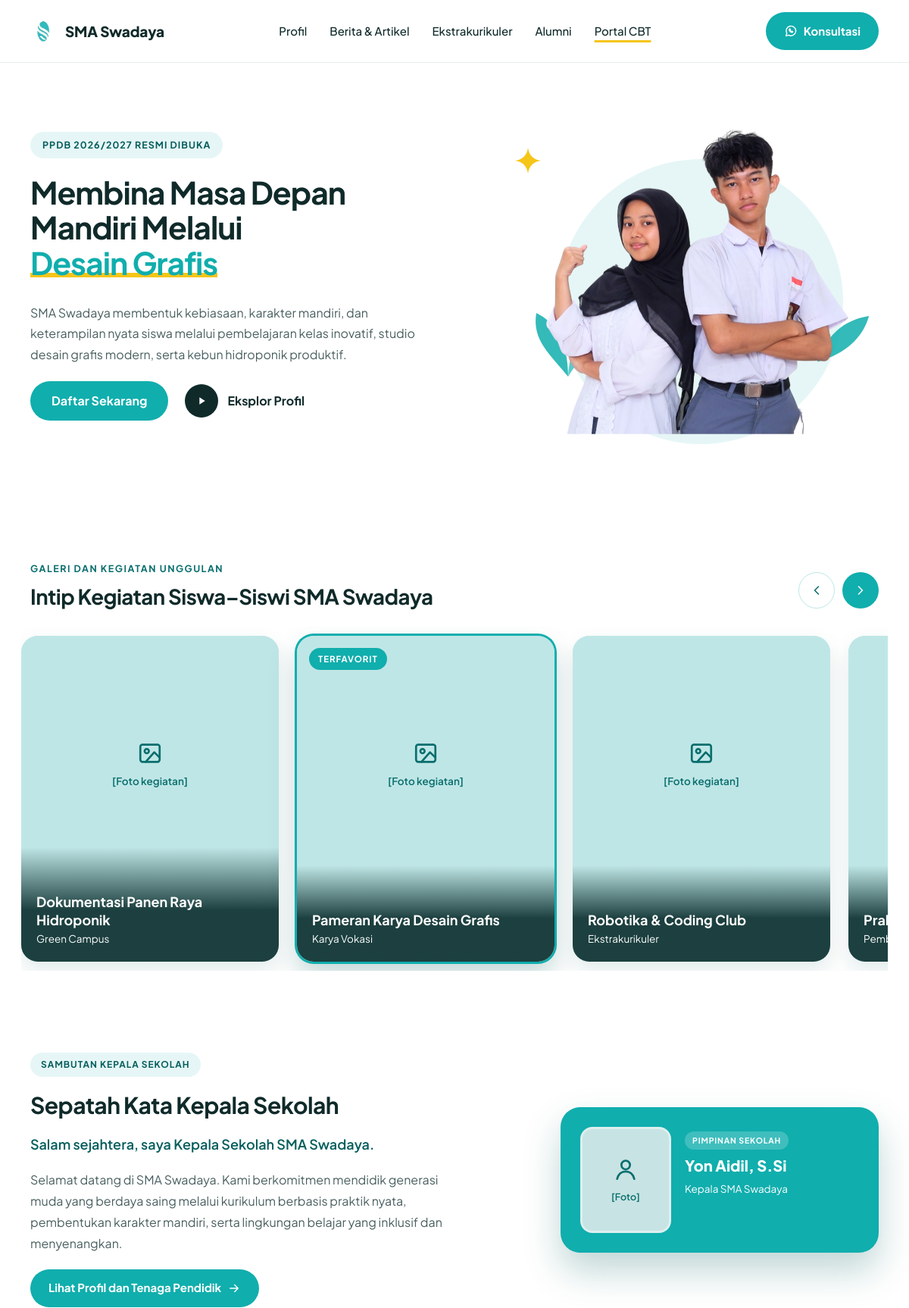
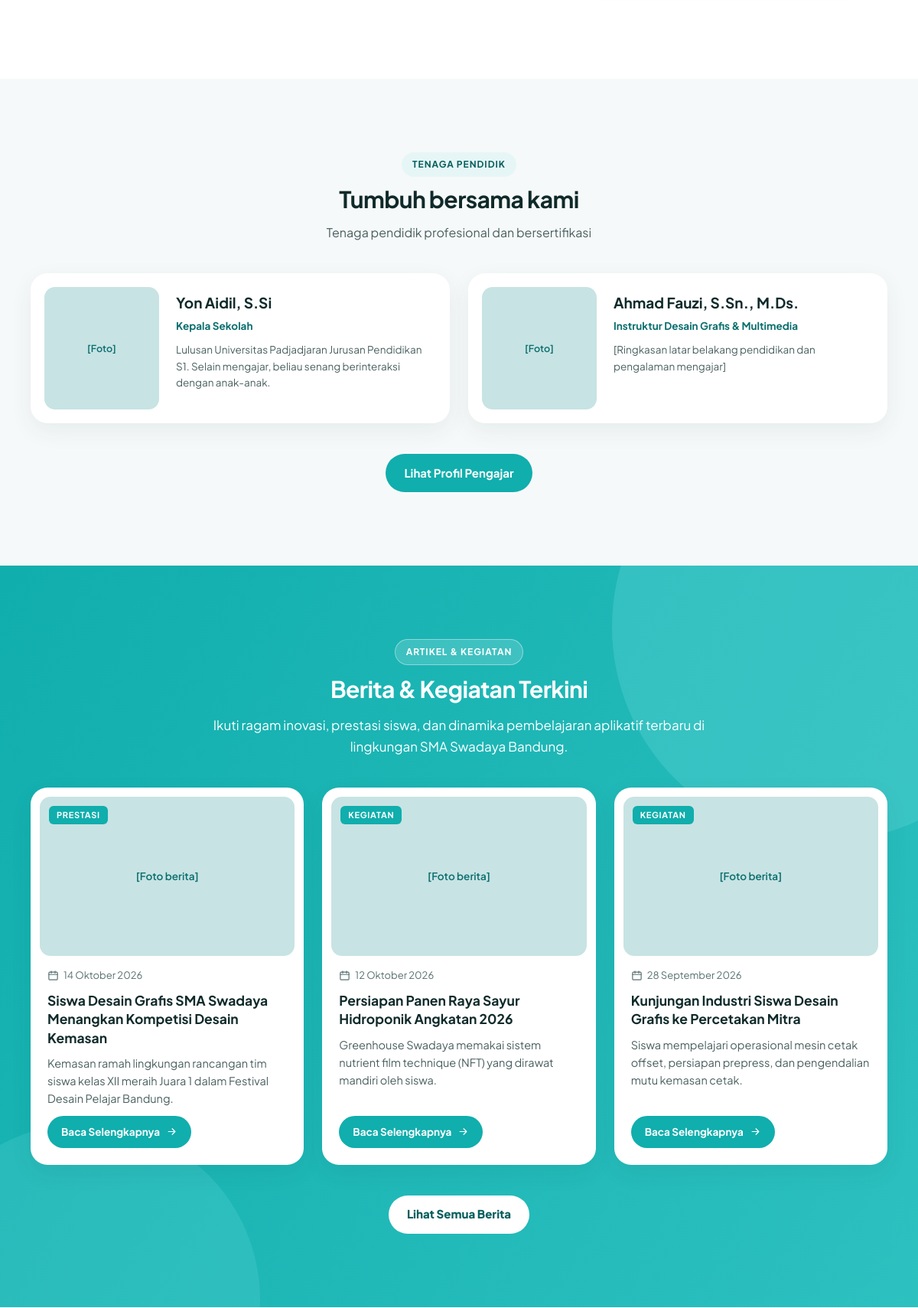
The page / (upper part) on the database its author committed (2 pictures, top to bottom).
### tables this page shows
CREATE TABLE IF NOT EXISTS `artikel` (
    `id` INT UNSIGNED AUTO_INCREMENT PRIMARY KEY,
    `judul` VARCHAR(200) NOT NULL,
    `slug` VARCHAR(220) NOT NULL UNIQUE,
    `ringkasan` VARCHAR(350) NOT NULL,
    `isi` LONGTEXT NOT NULL,
    `gambar_sampul` VARCHAR(255) NULL DEFAULT NULL,
    `alt_gambar` VARCHAR(200) NULL DEFAULT NULL,
    `kategori_id` INT UNSIGNED NOT NULL,
    `status` ENUM('draf', 'terbit', 'terjadwal', 'tersembunyi') NOT NULL DEFAULT 'draf',
    `published_at` DATETIME NULL DEFAULT NULL,
    `penulis` VARCHAR(100) NOT NULL DEFAULT 'Admin',
    `meta_description` VARCHAR(200) NULL DEFAULT NULL,
    `menit_baca` INT UNSIGNED NOT NULL DEFAULT 3,
    `created_at` DATETIME NOT NULL DEFAULT CURRENT_TIMESTAMP,
    `updated_at` DATETIME NOT NULL DEFAULT CURRENT_TIMESTAMP ON UPDATE CURRENT_TIMESTAMP,
    INDEX `idx_artikel_status_pub` (`status`, `published_at`),
    INDEX `idx_artikel_kategori` (`kategori_id`),
    CONSTRAINT `fk_artikel_kategori` FOREIGN KEY (`kategori_id`) REFERENCES `kategori` (`id`) ON DELETE RESTRICT
);

### app/Controllers/PublicController.php (called while the page is built, shortened)
<?php
class PublicController
{
    public function baseKonten(): array
    {
        $raw = ContentRepository::allKonten();
        $konten = [];
        foreach ($raw as $kunci => $item) {
            $konten[$kunci] = $item['data'] ?? [];
        }
        $kontak = $konten['data_kontak'] ?? [];
        $waNomor = preg_replace('/\D+/', '', (string) ($kontak['whatsapp_nomor'] ?? ''));
        $kontak['whatsapp_link'] = 'https://wa.me/' . $waNomor . '?text=' . rawurlencode('Halo Admin SMA Swadaya, saya ingin bertanya tentang PPDB.');
        $konten['kontak'] = $kontak;
        $banner = $konten['beranda_banner'] ?? [];
        $banner['batas_waktu'] = $banner['batas_tanggal'] ?? '';
        $konten['info_pendaftaran'] = $banner;
        return $konten;
    }
    private function seo(array $konten, string $key, string $fallback): string
    {
        return (string) (($konten['data_seo'][$key] ?? '') ?: $fallback);
    }
    public function beranda(): void
    {
        $konten = $this->baseKonten();
        $tim = $konten['data_tim_testimoni']['tim'] ?? [];
        View::render('public/beranda', [
            'pageTitle' => $this->seo($konten, 'beranda_title', 'SMA Swadaya Bandung'),
            'metaDesc' => $this->seo($konten, 'beranda_desc', 'SMA Swadaya Bandung. Info sekolah, kegiatan, dan PPDB online.'),
            'canonicalUrl' => Helpers::fullUrl('/'),
            'activeMenu' => 'beranda',
            'konten' => $konten,
            'kontak' => $konten['kontak'],
            'hero' => $konten['beranda_hero'] ?? [],
            'galeri' => $konten['beranda_galeri']['items'] ?? [],
            'sambutan' => $konten['profil_sambutan'] ?? [],
            'guruBeranda' => array_values(array_filter($tim, static fn($g) => !empty($g['tampil_beranda']))),
            'latestArticles' => ContentRepository::getLatestArticles(3),
            'alumni' => ContentRepository::getApprovedAlumni(3),
        ]);
    }
}

### app/Core/ContentRepository.php (called while the page is built, shortened)
<?php
class ContentRepository
{
    public static function getLatestArticles(int $limit = 3): array
    {
        $pdo = Database::connection();
        $sql = "SELECT a.*, k.nama AS kategori_nama, k.slug AS kategori_slug
                FROM artikel a
                JOIN kategori k ON k.id = a.kategori_id
                WHERE a.status = 'terbit'
                ORDER BY a.published_at DESC, a.id DESC
                LIMIT " . (int) $limit;
        $stmt = $pdo->query($sql);
        return $stmt ? $stmt->fetchAll() : [];
    }
}

### app/Views/partials/berita-card.php (the view, shortened to what this page needs)
<?php
$href = '/berita/' . $a['slug'];
?>
<article class="card card-lift<?= !empty($flat) ? ' card--flat' : '' ?>">
  <?= View::partial('partials/foto', [
      'src' => $a['gambar_sampul'] ?? '',
      'alt' => ($a['alt_gambar'] ?? '') ?: $a['judul'],
      'label' => '[Foto berita]',
      'ikon' => '',
      'class' => 'card__media',
      'slot' => '<span class="badge">' . Helpers::e($a['kategori_nama'] ?? 'Berita') . '</span>',
  ]) ?>
  <div class="card__body">
    <span class="card__date"><?= Helpers::icon('calendar', 15) ?><?= Helpers::e(Helpers::tanggalPanjang($a['published_at'] ?? '')) ?></span>
    <h3 class="card__title"><a href="<?= Helpers::e($href) ?>"><?= Helpers::e($a['judul']) ?></a></h3>
    <p class="card__text"><?= Helpers::e($a['ringkasan'] ?? '') ?></p>
    <a class="btn btn--soft btn--sm card__more" href="<?= Helpers::e($href) ?>" aria-label="Baca selengkapnya: <?= Helpers::e($a['judul']) ?>">Baca Selengkapnya<?= Helpers::icon('arrow', 15) ?></a>
  </div>
</article>

### app/Views/public/beranda.php (shortened to what this page needs)
<?php
$tahunAjaran = $konten['beranda_banner']['tahun_ajaran'] ?? '';
$ppdbAktif = !isset($konten['beranda_banner']['aktif']) || !empty($konten['beranda_banner']['aktif']);
$kata = array_values(array_filter(array_map('trim', explode(',', (string) ($hero['kata_berganti'] ?? '')))));
$heroFoto = ($hero['foto'] ?? '') ?: '/assets/img/hero-siswa.png';
?>
<section class="home-hero">
  <div class="wrap home-hero__inner">
    <div class="home-hero__text">
      <?php if ($ppdbAktif && $tahunAjaran !== ''): ?>
        <span class="ppdb-badge rise" style="animation-delay: .1s">PPDB <?= Helpers::e($tahunAjaran) ?> Resmi Dibuka</span>
      <?php endif; ?>
      <h1 class="rise" style="animation-delay: .2s"><?= Helpers::e($hero['judul'] ?? '') ?>
        <?php if ($kata): ?>
          <span class="words" data-words>
            <?php foreach ($kata as $i => $k): ?>
              <span class="word<?= $i === 0 ? ' is-on' : '' ?>"<?= $i === 0 ? '' : ' aria-hidden="true"' ?>><?= Helpers::e($k) ?></span>
            <?php endforeach; ?>
          </span>
        <?php endif; ?>
      </h1>
      <p class="hero__sub rise" style="animation-delay: .35s"><?= Helpers::e($hero['subjudul'] ?? '') ?></p>
      <div class="btn-row rise" style="animation-delay: .5s; align-items: center; gap: 22px">
        <a class="btn btn--primary btn--lg btn-lift" href="/pendaftaran"><?= Helpers::e(($hero['tombol_utama'] ?? '') ?: 'Daftar Sekarang') ?></a>
        <a class="play-link" href="/profil"><span><svg width="16" height="16" viewBox="0 0 24 24" fill="currentColor" aria-hidden="true"><path d="M8 5v14l11-7z"/></svg></span><?= Helpers::e(($hero['tombol_kedua'] ?? '') ?: 'Eksplor Profil') ?></a>
      </div>
    </div>
    <div class="home-hero__art pop" style="animation-delay: .3s">
      <svg class="home-hero__star" aria-hidden="true" width="34" height="34" viewBox="0 0 24 24"><path d="M12 0c1 7 5 11 12 12-7 1-11 5-12 12-1-7-5-11-12-12 7-1 11-5 12-12z" fill="#F5C518"/></svg>
      <img class="bob" src="<?= Helpers::e($heroFoto) ?>" width="420" height="419" alt="<?= Helpers::e($hero['alt_foto'] ?? '') ?>" fetchpriority="high">
    </div>
  </div>
</section>
<?php if ($galeri): ?>
<section class="wrap section stack" aria-labelledby="judul-galeri" style="padding-top: 72px">
  <div class="head-row">
    <div class="head">
      <span class="eyebrow">Galeri dan kegiatan unggulan</span>
      <h2 id="judul-galeri" class="h2">Intip Kegiatan Siswa–Siswi SMA Swadaya</h2>
    </div>
    <div class="carousel-nav">
      <button type="button" data-carousel-prev aria-label="Kegiatan sebelumnya" disabled><?= Helpers::icon('chevron-left', 20) ?></button>
      <button type="button" data-carousel-next aria-label="Kegiatan berikutnya"><?= Helpers::icon('chevron-right', 20) ?></button>
    </div>
  </div>
  <div class="carousel" data-carousel tabindex="0" aria-label="Galeri kegiatan, geser untuk melihat lainnya">
    <div class="carousel__track">
      <?php foreach ($galeri as $g): ?>
        <article class="shade carousel__item card-lift<?= !empty($g['unggulan']) ? ' is-fav' : '' ?>">
          <?= View::partial('partials/foto', ['src' => $g['foto'] ?? '', 'alt' => $g['judul'] ?? '', 'label' => '[Foto kegiatan]']) ?>
          <?php if (!empty($g['unggulan'])): ?><span class="fav-label">TERFAVORIT</span><?php endif; ?>
          <div class="shade__cap">
            <div class="head" style="gap: 4px; min-width: 0">
              <h3><?= Helpers::e($g['judul'] ?? '') ?></h3>
              <span><?= Helpers::e($g['label'] ?? '') ?></span>
            </div>
          </div>
        </article>
      <?php endforeach; ?>
    </div>
  </div>
</section>
<?php endif; ?>
<section aria-labelledby="judul-sambutan">
  <div class="wrap section split" style="padding-top: 24px; padding-bottom: 104px; justify-content: space-between">
    <div class="head" style="gap: 20px; max-width: 560px">
      <span class="tag">Sambutan kepala sekolah</span>
      <h2 id="judul-sambutan" class="h2 h2--xl">Sepatah Kata Kepala Sekolah</h2>
      <?php if (!empty($sambutan['salam'])): ?><p class="salam"><?= Helpers::e($sambutan['salam']) ?></p><?php endif; ?>
      <p class="lead" style="line-height: 1.75"><?= Helpers::e($sambutan['isi_sambutan'] ?? '') ?></p>
      <a class="btn btn--primary btn-lift" style="align-self: flex-start" href="/profil#pendidik">Lihat Profil dan Tenaga Pendidik<?= Helpers::icon('arrow') ?></a>
    </div>
    <div class="sambutan-card card-lift">
      <div class="sambutan-card__top">
        <?= View::partial('partials/foto', [
            'src' => $sambutan['foto_ketua'] ?? '',
            'alt' => $sambutan['nama_ketua'] ?? 'Kepala sekolah',
            'label' => '[Foto]',
            'ikon' => 'user',
            'class' => 'teacher__photo',
        ]) ?>
        <div class="sambutan-card__info">
          <span class="sambutan-card__tag">Pimpinan sekolah</span>
          <strong><?= Helpers::e($sambutan['nama_ketua'] ?? '') ?></strong>
          <span><?= Helpers::e($sambutan['jabatan'] ?? 'Kepala Sekolah') ?></span>
        </div>
      </div>
    </div>
  </div>
</section>
<?php if ($guruBeranda): ?>
<section id="pendidik" class="bg-soft" aria-labelledby="judul-pendidik">
  <div class="wrap section stack" style="align-items: center; gap: 40px">
    <div class="head head--center" style="gap: 12px">
      <span class="tag" style="align-self: center">Tenaga pendidik</span>
      <h2 id="judul-pendidik" class="h2 h2--xl">Tumbuh bersama kami</h2>
      <p class="lead">Tenaga pendidik profesional dan bersertifikasi</p>
    </div>
    <div class="grid grid--2" style="width: 100%">
      <?php foreach ($guruBeranda as $g): ?>
        <article class="teacher card-lift">
          <?= View::partial('partials/foto', ['src' => $g['foto'] ?? '', 'alt' => $g['nama'] ?? '', 'label' => '[Foto]', 'ikon' => '', 'class' => 'teacher__photo']) ?>
          <div class="teacher__body">
            <h3><?= Helpers::e($g['nama'] ?? '') ?></h3>
            <span class="teacher__role"><?= Helpers::e($g['peran'] ?? '') ?></span>
            <?php if (!empty($g['ringkasan'])): ?><p><?= Helpers::e($g['ringkasan']) ?></p><?php endif; ?>
          </div>
        </article>
      <?php endforeach; ?>
    </div>
    <a class="btn btn--primary btn-lift" href="/profil#pendidik">Lihat Profil Pengajar</a>
  </div>
</section>
<?php endif; ?>
<section class="bg-accent" aria-labelledby="judul-berita">
  <span class="bg-accent__c1" aria-hidden="true"></span><span class="bg-accent__c2" aria-hidden="true"></span>
  <div class="wrap section stack" style="position: relative; align-items: center; gap: 40px">
    <div class="head head--center">
      <span class="tag tag--glass" style="align-self: center">Artikel &amp; Kegiatan</span>
      <h2 id="judul-berita" class="h2 h2--xl">Berita &amp; Kegiatan Terkini</h2>
      <p style="font-size: 17px; line-height: 1.65">Ikuti ragam inovasi, prestasi siswa, dan dinamika pembelajaran aplikatif terbaru di lingkungan SMA Swadaya Bandung.</p>
    </div>
    <?php if ($latestArticles): ?>
      <div class="grid" style="width: 100%; color: var(--ink)">
        <?php foreach ($latestArticles as $a): ?>
          <?= View::partial('partials/berita-card', ['a' => $a, 'flat' => true]) ?>
        <?php endforeach; ?>
      </div>
    <?php endif; ?>
    <a class="btn btn--white btn-lift" href="/berita">Lihat Semua Berita</a>
  </div>
</section>

### app/Core/Helpers.php (shortened to what this page needs)
<?php
class Helpers
{
    public static function e(?string $value): string
    {
        return htmlspecialchars((string) $value, ENT_QUOTES | ENT_SUBSTITUTE, 'UTF-8');
    }
    public static function tanggalPanjang(?string $datetime): string
    {
        $ts = $datetime ? strtotime($datetime) : false;
        $bulan = ['', 'Januari', 'Februari', 'Maret', 'April', 'Mei', 'Juni', 'Juli', 'Agustus', 'September', 'Oktober', 'November', 'Desember'];
        return date('j', $ts) . ' ' . $bulan[(int) date('n', $ts)] . ' ' . date('Y', $ts);
    }
    public static function icon(string $name, int $size = 18): string
    {
        static $paths = [
            'arrow' => '<path d="M5 12h14M13 6l6 6-6 6"/>',
            'arrow-left' => '<path d="M19 12H5M11 6l-6 6 6 6"/>',
            'chevron-left' => '<path d="M15 6l-6 6 6 6"/>',
            'chevron-right' => '<path d="M9 6l6 6-6 6"/>',
            'external' => '<path d="M7 17 17 7M8 7h9v9"/>',
            'wa' => '<path d="M3.5 20.5 5 16a8.5 8.5 0 1 1 3.2 3.1L3.5 20.5Z"/><path d="M9 9.5c.3 2 2.2 4.2 5.5 5l1-1.4-1.8-1-.9.8c-1-.4-1.9-1.3-2.3-2.3l.8-.9-1-1.8L9 9.5Z"/>',
            'calendar' => '<rect x="3" y="5" width="18" height="16" rx="2"/><path d="M16 3v4M8 3v4M3 10h18"/>',
            'image' => '<rect x="3" y="4" width="18" height="16" rx="2"/><circle cx="9" cy="10" r="2"/><path d="m21 16-5-5-8 9"/>',
            'user' => '<circle cx="12" cy="8" r="4"/><path d="M4 21c1-4.5 4.2-7 8-7s7 2.5 8 7"/>',
            'pin' => '<path d="M12 21s-7-6.1-7-11.5A7 7 0 0 1 19 9.5C19 14.9 12 21 12 21Z"/><circle cx="12" cy="9.5" r="2.5"/>',
            'phone' => '<path d="M5 4h4l2 5-2.5 1.5a11 11 0 0 0 5 5L15 13l5 2v4a2 2 0 0 1-2 2A16 16 0 0 1 3 6a2 2 0 0 1 2-2"/>',
            'mail' => '<rect x="3" y="5" width="18" height="14" rx="2"/><path d="m3 7 9 6 9-6"/>',
            'check' => '<path d="m5 12 5 5 9-10"/>',
            'search' => '<circle cx="11" cy="11" r="7"/><path d="m20 20-3.5-3.5"/>',
            'file' => '<path d="M14 3H7a2 2 0 0 0-2 2v14a2 2 0 0 0 2 2h10a2 2 0 0 0 2-2V8l-5-5Z"/><path d="M14 3v5h5"/>',
            'print' => '<path d="M7 8V3h10v5"/><rect x="3" y="8" width="18" height="9" rx="2"/><path d="M7 14h10v7H7z"/>',
            'menu' => '<path d="M4 7h16M4 12h16M4 17h16"/>',
            'close' => '<path d="M6 6l12 12M18 6 6 18"/>',
            'instagram' => '<rect x="3" y="3" width="18" height="18" rx="5"/><circle cx="12" cy="12" r="4"/><path d="M17.5 6.5h.01"/>',
            'youtube' => '<rect x="2.5" y="5" width="19" height="14" rx="4"/><path d="m10 9 5 3-5 3z"/>',
            'facebook' => '<path d="M15 3h-2.5A3.5 3.5 0 0 0 9 6.5V9H6.5v3.5H9V21h3.5v-8.5H15l.5-3.5h-3V7a1 1 0 0 1 1-1H15z"/>',
            'lock' => '<rect x="5" y="11" width="14" height="10" rx="2"/><path d="M8 11V7a4 4 0 0 1 8 0v4"/>',
            'chat' => '<path d="M21 12a8 8 0 0 1-11.6 7.1L4 20l1-4.5A8 8 0 1 1 21 12Z"/>',
            'download' => '<path d="M12 4v11M7 10l5 5 5-5M5 20h14"/>',
            'plus' => '<path d="M12 5v14M5 12h14"/>',
            'edit' => '<path d="M4 20h4L19 9l-4-4L4 16v4Z"/>',
        ];
        $size = max(10, $size);
        return '<svg width="' . $size . '" height="' . $size . '" viewBox="0 0 24 24" fill="none" stroke="currentColor" stroke-width="1.9" stroke-linecap="round" stroke-linejoin="round" aria-hidden="true">' . ($paths[$name] ?? '') . '</svg>';
    }
}

### app/Views/partials/foto.php (shortened to what this page needs)
<?php
$src = (string) ($src ?? '');
?>
<div class="ph <?= Helpers::e($class ?? '') ?>">
  <?php if ($src !== ''): ?>
    <img src="<?= Helpers::e($src) ?>" alt="<?= Helpers::e($alt ?? '') ?>" loading="<?= !empty($eager) ? 'eager' : 'lazy' ?>">
  <?php else: ?>
    <?php if (($ikon ?? 'image') !== ''): ?><?= Helpers::icon($ikon ?? 'image', 34) ?><?php endif; ?>
    <?= Helpers::e($label ?? '[Foto]') ?>
  <?php endif; ?>
  <?= $slot ?? '' ?>
</div>

### rows shown on the page
artikel: label "[Foto berita]", slot "PRESTASI", $size 15 (drawn), published_at "14 Oktober 2026", judul "Siswa Desain Grafis SMA Swadaya Menangkan Kompetisi Desain Kemasan", ringkasan "Kemasan ramah lingkungan rancangan tim siswa kelas XII meraih Juara 1 dalam Festival Desain Pelajar Bandung."
artikel: label "[Foto berita]", slot "KEGIATAN", $size 15 (drawn), published_at "12 Oktober 2026", judul "Persiapan Panen Raya Sayur Hidroponik Angkatan 2026", ringkasan "Greenhouse Swadaya memakai sistem nutrient film technique (NFT) yang dirawat mandiri oleh siswa."
artikel: label "[Foto berita]", slot "KEGIATAN", $size 15 (drawn), published_at "28 September 2026", judul "Kunjungan Industri Siswa Desain Grafis ke Percetakan Mitra", ringkasan "Siswa mempelajari operasional mesin cetak offset, persiapan prepress, dan pengendalian mutu kemasan cetak."

### other values the page prints
Helpers::e($label) "Profil"
Helpers::e($label) "Berita & Artikel"
Helpers::e($label) "Ekstrakurikuler"
Helpers::e($label) "Alumni"
Helpers::e($tahunAjaran) "2026/2027"
Helpers::e($hero['judul'] ?? '') "Membina Masa Depan Mandiri Melalui"
Helpers::e($k) "Desain Grafis"
Helpers::e($hero['subjudul'] ?? '') "SMA Swadaya membentuk kebiasaan, karakter mandiri, dan keterampilan nyata siswa melalui pembelajaran kelas inovatif, studio desain grafis modern, serta kebun hidroponik produktif."
Helpers::e(($hero['tombol_utama'] ?? '') ?: 'Daftar Sekarang') "Daftar Sekarang"
Helpers::e(($hero['tombol_kedua'] ?? '') ?: 'Eksplor Profil') "Eksplor Profil"
Helpers::e($label ?? '[Foto]') "[Foto kegiatan]"
Helpers::e($g['judul'] ?? '') "Dokumentasi Panen Raya Hidroponik"
Helpers::e($g['label'] ?? '') "Green Campus"
Helpers::e($g['judul'] ?? '') "Pameran Karya Desain Grafis"
Helpers::e($g['label'] ?? '') "Karya Vokasi"
